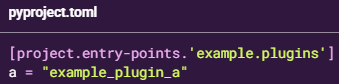
#> input picture notes/Entry Points/images/plugins.png, 339 x 84 px
$ jupyter execute plugin-entry-points.ipynb
#> lines starting #> are read from the running program, lines starting #| are printed output that depends on the picture
### Plugins entry points:

Entry points:
- The entry point is the first instruction or function executed in a software package

to register the ```example-plugin-a``` package as a plugin for ```example```

[cell 1]
from PIL import Image
from IPython.display import display

img = Image.open('images/plugins.png')
#> img is the input picture: PIL image 339x84 RGBA; mean R, G, B, A 63.1, 40.1, 71.1, 255
new_image = img.resize((350, 90))
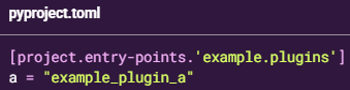
#> new_image: PIL image 350x90 RGBA; mean R, G, B, A 63, 40.1, 71.1, 255
display(new_image)

[cell 2]
from PIL import Image
from IPython.display import display

img = Image.open('images/plugins2.png')
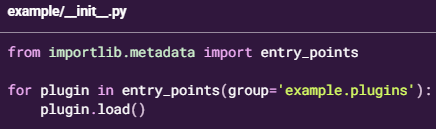
#> input picture notes/Entry Points/images/plugins2.png, 436 x 129 px
#> img is the input picture: PIL image 436x129 RGBA; mean R, G, B, A 61, 37.8, 72.1, 255
new_image = img.resize((390, 120))
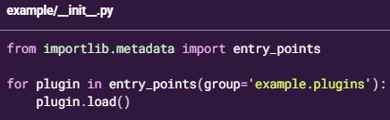
#> new_image: PIL image 390x120 RGBA; mean R, G, B, A 61, 37.8, 72.1, 255
display(new_image)
